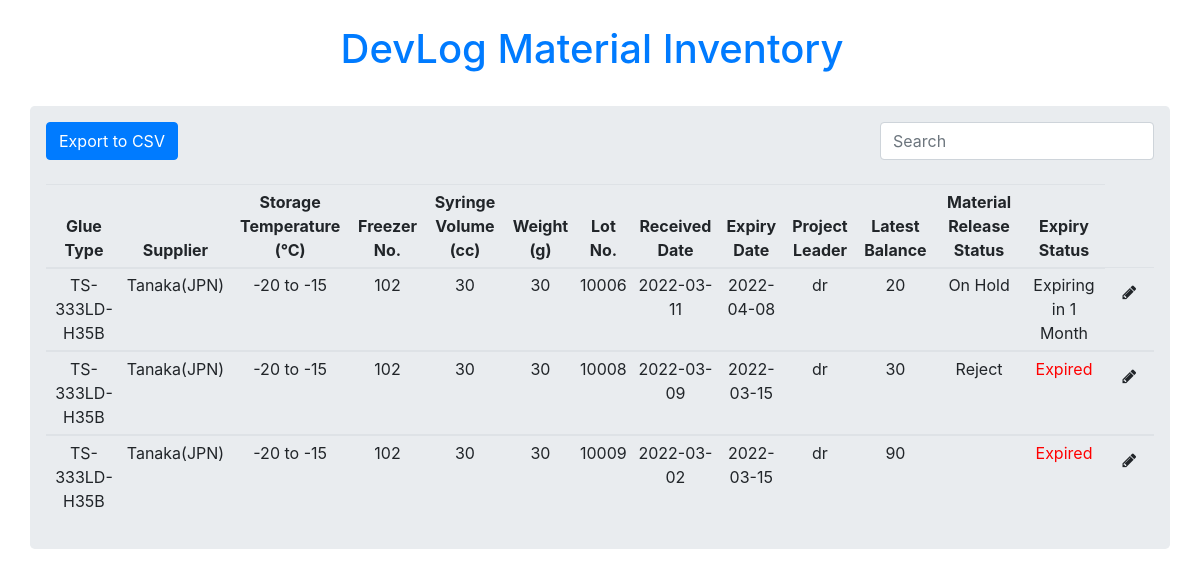
Page /glue on the committed database.
### App.py (models this page shows, shortened)
class GlueType(db.Model):
    __tablename__ = 'glue_types'
    glue_type_id = db.Column(db.Integer, primary_key=True)
    glue_name = db.Column(db.String(100))
    supplier = db.Column(db.String(100))
    storage_temp = db.Column(db.String(100))
    freezer_no = db.Column(db.Integer)
    syringe_volume = db.Column(db.Integer)
    weight = db.Column(db.Integer)
    glue_description = db.relationship("GlueDescription", cascade="all, delete-orphan")

class GlueDescription(db.Model):
    __tablename__ = 'glue_descriptions'
    glue_description_id = db.Column(db.Integer, primary_key=True)
    lot_no = db.Column(db.String(100))
    received_date = db.Column(db.String(100))
    expiry_date = db.Column(db.String(100))
    project_leader = db.Column(db.String(100))
    incoming_qty = db.Column(db.String(100))
    withdraw_date = db.Column(db.String(100))
    withdraw_qty = db.Column(db.String(100))
    withdraw_by = db.Column(db.String(100))
    withdraw_purpose = db.Column(db.String(100))
    balance = db.Column(db.String(100))
    trans_type = db.Column(db.String(100))
    release_status = db.Column(db.String(100))
    expiry_status = db.Column(db.String(100))
    created_time = db.Column(db.DateTime, server_default=db.func.now())
    glue_type_id = db.Column(db.Integer, db.ForeignKey('glue_types.glue_type_id'))
    glue_type = db.relationship("GlueType", backref='glue_type')

### App.py (the view)
@app.route("/glue")
def show_glue():
    all_glue = db.session.query(GlueType, GlueDescription).join(GlueDescription).all()
    return render_template("glue.html", glues=all_glue)

### templates/glue.html (shortened to what this page needs)
{% extends 'base.html' %}
{% block body %}
<div class="container">
    <div class="row">
        <div class="col-xs-7">
            <div class="jumbotron p-3">
                <button class="btn btn-primary" onclick="exportData()">
                    Export to CSV
                </button>
                <div class="form-group pull-right">
                    <input type="text" class="form-control" id="mySearch" placeholder="Search">
                </div>
                <table id="myTable" class="table table-hover table-sm text-center">
                    <thead>
                        <tr>
                            <th>Glue Type</th>
                            <th>Supplier</th>
                            <th>Storage Temperature (°C)</th>
                            <th>Freezer No.</th>
                            <th>Syringe Volume (cc)</th>
                            <th>Weight (g)</th>
                            <th>Lot No.</th>
                            <th>Received Date</th>
                            <th>Expiry Date</th>
                            <th>Project Leader</th>
                            <th>Latest Balance</th>
                            <th>Material Release Status</th>
                            <th>Expiry Status</th>
                        </tr>
                    </thead>
                    {% for glue_types, glue_descriptions in glues %}
                    {% if glue_descriptions.trans_type=="incoming" %}
                    <tbody>
                    <tr>
                        <td>{{ glue_types.glue_name }}</td>
                        <td>{{ glue_types.supplier }}</td>
                        <td>{{ glue_types.storage_temp }}</td>
                        <td>{{ glue_types.freezer_no }}</td>
                        <td>{{ glue_types.syringe_volume }}</td>
                        <td>{{ glue_types.weight }}</td>
                        <td>{{ glue_descriptions.lot_no }}</td>
                        <td>{{ glue_descriptions.received_date }}</td>
                        <td>{{ glue_descriptions.expiry_date }}</td>
                        <td>{{ glue_descriptions.project_leader }}</td>
                        <td>{{ glue_descriptions.balance }}</td>
                        <td>{{ glue_descriptions.release_status }}</td>
                        <td class="expiry_status" id="expiry_status">{{ glue_descriptions.expiry_date }}</td>
                        <td>
                            <a href="/glue_description/update/{{glue_descriptions.glue_description_id}}" class="btn"
                               data-toggle="modal" data-target="#modaledit{{glue_descriptions.glue_description_id}}">
                                <i class="fa fa-pencil"></i></a>
                        </td>
                    </tr>
                    </tbody>
                    {% endif %}
                    {% endfor %}
                </table>
            </div>
        </div>
    </div>
</div>
{% endblock %}

### templates/base.html (shortened to what this page needs)
<!DOCTYPE html>
<html lang="en">
<head>
    <link rel="stylesheet" href="https://cdnjs.cloudflare.com/ajax/libs/font-awesome/4.7.0/css/font-awesome.min.css">
    <link rel="stylesheet" href="https://stackpath.bootstrapcdn.com/bootstrap/4.4.1/css/bootstrap.min.css">
</head>
<body>
    {% block body %} {% endblock %}
</body>
</html>

### templates/header.html (shortened to what this page needs)
{% extends 'base.html' %}
{% block body %}
    <div class="text-center" style="margin:20px;">
            <a href="/" class="navbar-brand"><h1>DevLog Material Inventory</h1></a>
    </div>
{% endblock %}

### rows in the picture
GlueType: glue_name "TS-333LD-H35B", supplier "Tanaka(JPN)", storage_temp "-20 to -15", freezer_no "102", syringe_volume "30", weight "30", lot_no "10006", received_date "2022-03-11", expiry_date "2022-04-08", project_leader "dr", balance "20", release_status "On Hold", lot_no "10008", received_date "2022-03-09", expiry_date "2022-03-15", balance "30", release_status "Reject", lot_no "10009", received_date "2022-03-02", balance "90"
